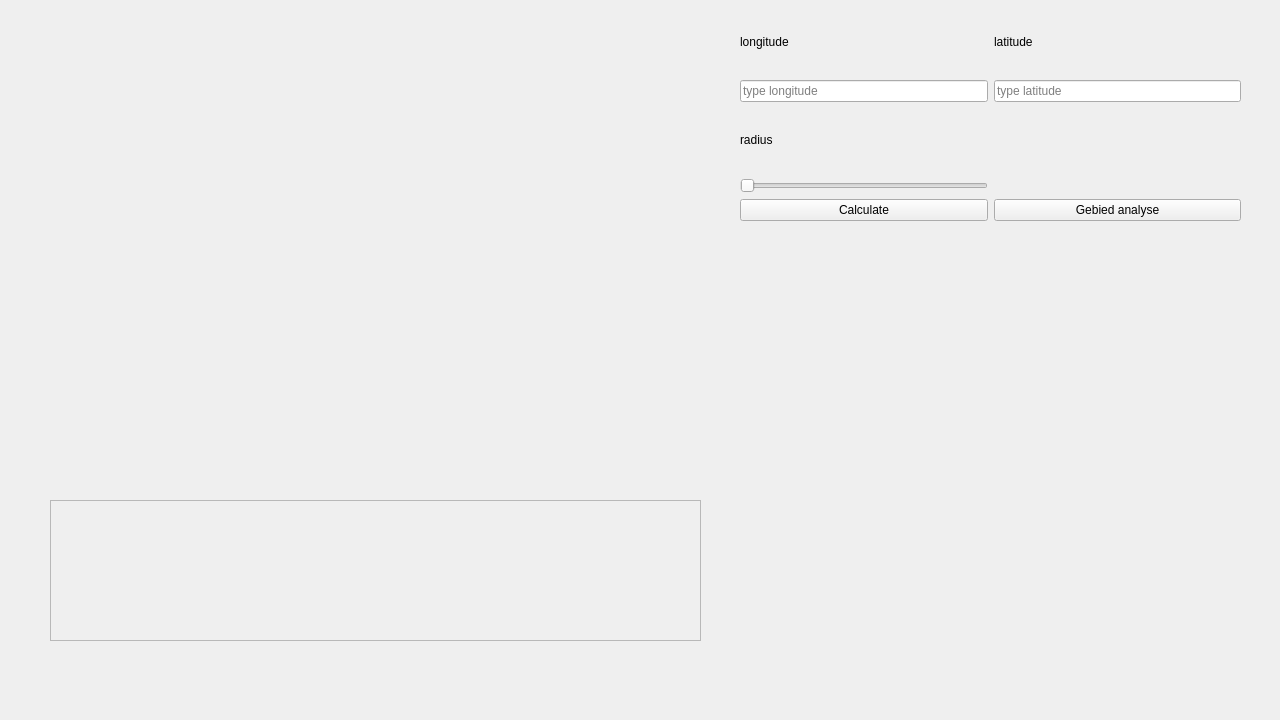
<?xml version="1.0" encoding="UTF-8"?>
<ui version="4.0">
 <class>Form</class>
 <widget class="QWidget" name="Form">
  <property name="enabled">
   <bool>true</bool>
  </property>
  <property name="geometry">
   <rect>
    <x>0</x>
    <y>0</y>
    <width>1280</width>
    <height>720</height>
   </rect>
  </property>
  <property name="minimumSize">
   <size>
    <width>1280</width>
    <height>720</height>
   </size>
  </property>
  <property name="maximumSize">
   <size>
    <width>1280</width>
    <height>720</height>
   </size>
  </property>
  <property name="cursor">
   <cursorShape>PointingHandCursor</cursorShape>
  </property>
  <property name="windowTitle">
   <string>Form</string>
  </property>
  <widget class="QWidget" name="layoutWidget">
   <property name="geometry">
    <rect>
     <x>740</x>
     <y>10</y>
     <width>501</width>
     <height>211</height>
    </rect>
   </property>
   <layout class="QGridLayout" name="gridLayout">
    <item row="1" column="1">
     <widget class="QLineEdit" name="latitude">
      <property name="placeholderText">
       <string>type latitude</string>
      </property>
     </widget>
    </item>
    <item row="5" column="1">
     <widget class="QPushButton" name="btn_analyse">
      <property name="text">
       <string>Gebied analyse</string>
      </property>
     </widget>
    </item>
    <item row="2" column="0">
     <widget class="QLabel" name="label_3">
      <property name="text">
       <string>radius</string>
      </property>
     </widget>
    </item>
    <item row="0" column="0">
     <widget class="QLabel" name="label">
      <property name="text">
       <string>longitude</string>
      </property>
     </widget>
    </item>
    <item row="1" column="0">
     <widget class="QLineEdit" name="longitude">
      <property name="placeholderText">
       <string>type longitude</string>
      </property>
     </widget>
    </item>
    <item row="5" column="0">
     <widget class="QPushButton" name="button">
      <property name="enabled">
       <bool>true</bool>
      </property>
      <property name="text">
       <string>Calculate</string>
      </property>
     </widget>
    </item>
    <item row="0" column="1">
     <widget class="QLabel" name="label_2">
      <property name="text">
       <string>latitude</string>
      </property>
     </widget>
    </item>
    <item row="3" column="0">
     <widget class="QSlider" name="slider_radius">
      <property name="orientation">
       <enum>Qt::Horizontal</enum>
      </property>
     </widget>
    </item>
    <item row="3" column="1">
     <widget class="QLabel" name="radius">
      <property name="text">
       <string/>
      </property>
     </widget>
    </item>
   </layout>
  </widget>
  <widget class="QWidget" name="verticalLayoutWidget">
   <property name="geometry">
    <rect>
     <x>30</x>
     <y>20</y>
     <width>691</width>
     <height>391</height>
    </rect>
   </property>
   <layout class="QVBoxLayout" name="mapbox"/>
  </widget>
  <widget class="QFrame" name="frame">
   <property name="geometry">
    <rect>
     <x>50</x>
     <y>500</y>
     <width>651</width>
     <height>141</height>
    </rect>
   </property>
   <property name="frameShape">
    <enum>QFrame::StyledPanel</enum>
   </property>
   <property name="frameShadow">
    <enum>QFrame::Sunken</enum>
   </property>
   <widget class="QLabel" name="result">
    <property name="geometry">
     <rect>
      <x>30</x>
      <y>20</y>
      <width>541</width>
      <height>91</height>
     </rect>
    </property>
    <property name="autoFillBackground">
     <bool>false</bool>
    </property>
    <property name="frameShadow">
     <enum>QFrame::Raised</enum>
    </property>
    <property name="text">
     <string/>
    </property>
   </widget>
  </widget>
  <widget class="QWidget" name="verticalLayoutWidget_2">
   <property name="geometry">
    <rect>
     <x>850</x>
     <y>309</y>
     <width>311</width>
     <height>221</height>
    </rect>
   </property>
   <layout class="QVBoxLayout" name="chartWid"/>
  </widget>
 </widget>
 <resources/>
 <connections/>
</ui>
